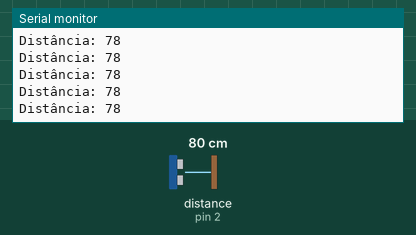
The sketch below on a simulated Arduino Mega 2560, built with avr-gcc and run on an emulated ATmega2560. Parts: the last lines printed to the serial monitor. Wiring (inferred from the names in the program): ultrasonic range finder: trigger pin 22; echo pin 2. The inputs (shaded band) are chosen by the test bench; at power-on: distance to the obstacle (sensor on pin 2) 80 cm. The echo pulse lasts 58.3 µs per cm.

Above: at 1.2 s.
1.3 s: distance to the obstacle (sensor on pin 2) set to 35 cm
At 2.1 s:
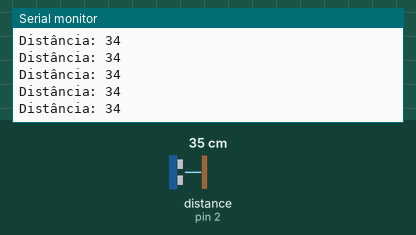
4.3 s: distance to the obstacle (sensor on pin 2) set to 2 cm
At 5.0 s:
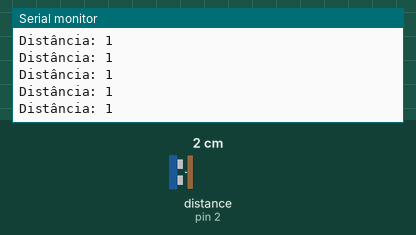
5.8 s: distance to the obstacle (sensor on pin 2) set to 250 cm
Timing chart, 0 to 5.9 s (numbered marks = the images above; inputs shaded):
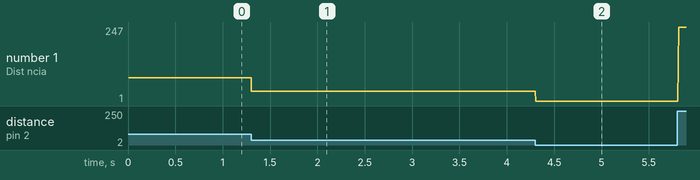

Measured:
- after the input at 1.3 s, the serial monitor: prints a new line at once (image 1)
- after the input at 4.3 s, the serial monitor: prints a new line at once (image 2)
- plotted number 1: 78 → 34 after the input at 1.3 s, 34 → 1 after the input at 4.3 s, 1 → 247 after the input at 5.8 s

The sketch:

sonar.ino
```cpp
long duration;
int distance;

const int TRIG = 22;
const int ECHO = 2;

void setup() {
  // Configuração dos pinos
  pinMode(TRIG, OUTPUT);
  pinMode(ECHO, INPUT);
  Serial.begin(115200);
  Serial.println("iniciado...");
}

void loop() {
  // Enviar pulso para o sensor
  digitalWrite(TRIG, LOW);
  delayMicroseconds(2);

  digitalWrite(TRIG, HIGH);
  delayMicroseconds(10);
  digitalWrite(TRIG, LOW);

  // Ler o tempo de duração do pulso no pino ECHO
  duration = pulseIn(ECHO, HIGH);

  // Calcular a distância = duracao do pulso x velocidade do som (em cm) / 2 pela ida e volta
  distance = duration * 0.034 / 2;

  // Exibir a distância no Serial Monitor
  Serial.print("Distância: ");
  Serial.println(distance);
}
```
